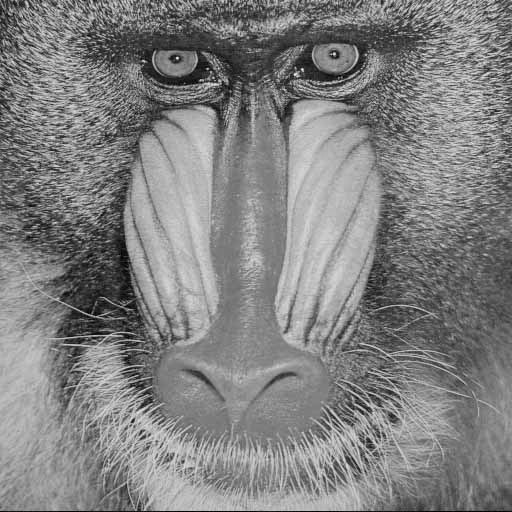
#> input picture Trabalho3/images/baboon.pgm, 512 x 512 px; its folder holds only this picture in this run
$ jupyter execute --allow-errors trabalho3.ipynb
#> lines starting #> are read from the running program, lines starting #| are printed output that depends on the picture
### Trabalho3/utils.py
import cv2
import numpy as np
import os
import glob
import matplotlib.pyplot as plt
from typing import Tuple


def get_fft_spectrum(
        img: np.array
) -> np.array:
    """
        Obtem o espectro de Fourier centralizado de uma imagem.
        Parâmetros de entrada:
            - image: imagem monocromética ou colorida
        Saídas da função:
            - img: imagem original
            - mag_fft_log: Magnitude do espectro de Fourier
            em escala logarítmica.
            - mag_fft_cent_log: Magnitude do espectro de Fourier
            em escala logarítmica.
            centrada (baixas frequências no centro)
    """

    # convertendo imagens coloridas para escala de cinza
    # Suficiente para identificar estruturas na imagem
    gray_img = cv2.cvtColor(img, cv2.COLOR_BGR2GRAY)

    # Obtendo a dft complexa
    fft = cv2.dft(np.float32(gray_img), flags=cv2.DFT_COMPLEX_OUTPUT)

    # magnitude da fft
    mag_fft = np.sqrt(fft[:,:,0]**2 + fft[:,:,1]**2)

    # escala logarítmica (+1 evita log(0))
    mag_fft_log = np.log(mag_fft + 1)

    # Obtendo a fft centrada
    cent_fft = np.fft.fftshift(fft)

    # magnitude da fft centrada
    mag_fft_cent = np.sqrt(cent_fft[:,:,0]**2 + cent_fft[:,:,1]**2)

    # escala logarítmica (+1 evita log(0))
    mag_fft_cent_log = np.log(mag_fft_cent + 1)


    return img, mag_fft_log, mag_fft_cent_log


# [53 lines left out: function get_fft_hann_spectrum, not called in this run]


def plot_spectrum(
        image: np.array,
        spectrum: np.array,
        cent_spectrum: np.array,
        title: str,
        output_path: str='./outputs',
        show_raw_spectrum: bool = False
) -> None:
    """
    Produz plots e salva os espectros de Fourier
        Parâmetros de entrada:
            - image: imagem monocromética ou colorida
            - spectrum: Magnitude do espectro de Fourier em escala
                loagaritmica
            - cent_spectrum: Magnitude do espectro de Fourier
            centrada (baixas frequências no centro)
            - title: título do plot
            - output_path: diretório para salvar os arquivos
            - show_raw_spectrum: mostra o espectro nâo centralizado
    """

    os.makedirs(output_path, exist_ok=True)

    if show_raw_spectrum:
        fig, axs = plt.subplots(1, 3, figsize=(15,5))
    else:
        fig, axs = plt.subplots(1, 2, figsize=(10,5))

    axs[0].imshow(cv2.cvtColor(image, cv2.COLOR_BGR2RGB))
    axs[0].set_title(f'{title}')
    axs[0].axis(False)

    index = 1

    if show_raw_spectrum:
        axs[index].imshow(spectrum)
        axs[index].set_title(f'espectro {title}')
        axs[index].axis(False)

        index +=1

    axs[index].imshow(cent_spectrum)
    axs[index].set_title(f'espectro centralizado {title}')
    axs[index].axis(False)

    # Salva o espectro normalizado e em escala logarítmica
    # para melhor visualização
    cv2.imwrite(
        f'{output_path}/espectro_centralizado_{title}.png',
        (255 * cent_spectrum / cent_spectrum.max()).astype(np.uint8)
    )

    # Mostra os componentes da transformada de Fourier
    plt.tight_layout()
    plt.savefig(
        f'{output_path}/espectros_{title}.png',
        bbox_inches='tight',
        dpi=300
    )
    plt.show()


def get_spectrum_energy_histogram(
        spectrum: np.array,
        bins: int,
        exclude_ratio: int
) -> Tuple[np.array, np.array]:
    """
        Calcula o histograma de energia por ângulo com relação à origem,
        do espectro bidimensional gerado na transformada de Fourier
        (distribuição angular de energia).
        Parâmetros de entrada:
            - spectrum: espectro bidimencional centralizado
            - bins: número de bins do histograma
            - exclude_ratio: raio de exclusão para baixa frequência
        Saídas da função:
            - hist: Intensidades do histograma para cada bin
            - bin_centers: ângulos em radianos de cada bin
    """

    # Obtenção do ponto central da imagem (referência)
    xc, yc = spectrum.shape[1]//2, spectrum.shape[0]//2

    # Obtenção do indices de cada pixel do espectro
    rows, columns = np.indices(spectrum.shape)

    # Obtenção dos indices relativos ao ponto central (centrado no (0, 0))
    x = columns - xc
    y = rows - yc

    # Obtenção dos angulos de cada pixel com relação ao centro pela fórmula
    # angulo = arctg((y-0)/(x-0))
    # usa arctan2 para obter angulos de [-pi, pi], distinguindo o quadrante
    angles = np.arctan2(y, x)

    # Exclusão dos valores muito próximos ao centro (baixas frequências)
    # Distância euclidiana de cada ponto ao centro
    # Só considera os pixels de índices maiores que o raio definido
    dists = np.sqrt(x**2 + y**2)
    angles = angles[dists > exclude_ratio]
    spectrum = spectrum[dists > exclude_ratio]

    # Cálculo do histograma
    hist, bin_edges = np.histogram(
        angles,
        bins=bins,
        range=(-np.pi, np.pi),
        weights=spectrum
    )

    # Array central de cada bin
    # np.histogram retorna as bordas dos bins
    # Para encontrar o meio, basta obter os pontos médios
    bin_centers = (bin_edges[:-1] + bin_edges[1:]) / 2

    return hist, bin_centers


def get_dominant_angles(
        hist: np.array,
        bin_centers: np.array,
        threshold_ratio: int=0.9
) -> list:
    """
        Retorna os ângulos dominantes a partir do histograma
        de energia, que possuem máxima energia. identificam
        ângulos que a diferença para o valor máximo estejam
        dentro da tolerância.
        Parâmetros de entrada:
            - hist: histograma
            - bin_centers: valores dos bins
            - threshold_ratio: Percentual de tolerância da
            diferança ao máximo para considerar um pico como
            dominante. Padrão é 0.9, ou seja, os picos dominantes
            são aqueles que tem intensidade maior que 0.9 do
            valor máximo.
        Saídas da função:
            - angles: ângulos dominantes

    """
    threshold = threshold_ratio * hist.max()

    indices = np.where(hist >= threshold)[0]

    print('Picos:')
    print(hist[indices])

    return bin_centers[indices]


def plot_spectrum_energy_histogram(
    image: np.array,
    spectrum: np.array,
    bin_centers: np.array,
    hist: np.array,
    title: str,
    tolerance: int = 0.9,
    output_path: str = './outputs',
) -> None:
    """
        Mostra a imagem original, o histograma obtido e o espectro
        de Fourier, destacando as orientações dominantes.
        Parâmetros de entrada:
            - image: imagem original
            - spectrum: espectro de fourier da imagem
            - bin_centers: ângulos centrais de cada bin
            - hist: histograma de energia por ângulo
            - tolerance: Valor numérico de tolerância da
            diferança ao máximo para considerar um pico como
            dominante.
            - title: título do plot
            - output_path: diretório para salvar os arquivos
    """
    os.makedirs(output_path, exist_ok=True)

    fig, axs = plt.subplots(1, 3, figsize=(15,5))
    axs[0].imshow(cv2.cvtColor(image, cv2.COLOR_BGR2RGB))
    axs[0].set_title(title)
    axs[0].axis(False)

    axs[1].imshow(spectrum)
    axs[1].set_title(f'Espectro {title} (orientações dominantes)')
    axs[1].axis(False)

    dominant_angles = get_dominant_angles(hist, bin_centers, tolerance)

    # Mostra na imagem a reta associada a cada ângulo
    # O raio R pode ser definido arbitrariamente
    # Foi utilizada a metade distância do centro
    R = min(spectrum.shape)/2
    # centro do espectro
    xc, yc = spectrum.shape[1]//2, spectrum.shape[0]//2

    for angle in dominant_angles:
        # dado o ângulo, utiliza-se as equações para as coordenadas
        # x = R*cos(angle)
        # y = R*sen(angle)
        x = R*np.cos(angle)
        y = R*np.sin(angle)

        # coordenandas de 2 pontos da reta a ser desenhada
        x1, y1 = xc + x, yc + y
        x2, y2 = xc - x, yc - y

        # plot da reta
        axs[1].plot(
            [x1, x2],
            [y1, y2],
            color = 'cyan',
            linestyle='-',
            linewidth=2
        )

        axs[1].annotate(
            f'{np.degrees(angle):.2f}°',
            (x1 + 5, y1 + 5),
            color='cyan',
            fontsize=12
        )

    n_bins = len(list(bin_centers))

    axs[2].plot(list(range(n_bins)), hist)
    axs[2].set_title(f'histograma angular {title} {n_bins} bins')
    axs[2].set_xlabel('bin angular')
    axs[2].set_ylabel('energia')

    # Mostra os componentes da transformada de Fourier
    plt.tight_layout()
    plt.savefig(
        f'{output_path}/histograma_{title}_{n_bins}_bins.png',
        bbox_inches='tight',
        dpi=300
    )
    plt.show()


def translate_image(image: np.array, dx: int, dy: int) -> np.array:
    """
        Translada a imagem em x por um deslocamento dx e em y por dy.
        Utiliza BORDER_WRAP para um preenchimento circular.
        Parâmetros de entrada:
            - image: imagem original
            - dx: deslocamento no eixo x
            - dy: deslocamento no eixo y
        Saídas da função:
            - imagem transladada
    """

    h, w = image.shape[:2]

    # Matriz de translação
    M = np.float32([
        [1, 0, dx],
        [0, 1, dy]
    ])

    # Aplica a translação
    return cv2.warpAffine(
        image,
        M,
        (w,h),
        borderMode=cv2.BORDER_WRAP
    )


def rotate_image(image: np.array, angle: int) -> np.array:
    """
        Rotaciona a imagem em ângulo especificado.
        Utiliza BORDER_CONSTANT para preencher com pixel preto.
        Parâmetros de entrada:
            - image: imagem original
            - rotation_angle: ângulo de rotação
        Saídas da função:
            - imagem rotacionada
    """
    h, w = image.shape[:2]

    # Centro da imagem
    center = (w/2,h/2)

    # Matriz de rotação
    M = cv2.getRotationMatrix2D(
        center,
        angle,
        1.0
    )

    # Aplica a rotação
    return cv2.warpAffine(
        image,
        M,
        (w,h),
        borderMode=cv2.BORDER_CONSTANT
    )


def scale_image(image: np.array, factor: int) -> np.array:
    """
        Escala a imagem por um fator especificado.
        Utiliza BORDER_CONSTANT para preencher com pixel preto.
        Parâmetros de entrada:
            - image: imagem original
            - factor: fator de escala
        Saídas da função:
            - imagem escalada
    """
    h, w = image.shape[:2]

    # Centro da imagem
    center = (w/2,h/2)

    # Matriz de escala
    M = cv2.getRotationMatrix2D(
        center,
        0,
        factor
    )

    # Aplica a escala
    return cv2.warpAffine(
        image,
        M,
        (w,h),
        borderMode=cv2.BORDER_CONSTANT
    )


def plots(
    img: np.array,
    title: str,
    output_path: str = './outputs',
    save_img: bool = True
) -> None:
    """
        Encapsula todos os plots desenvolvidos.
        obtidos.
        Parâmetros de entrada:
            - img: imagem de entrada
            - title: título do plot
            - output_path: diretório para salvar os arquivos
    """


    img, _, fft_mag_cent = get_fft_spectrum(img)

    title = title.replace('.png', '').replace('.pgm', '')

    # salva o espectro transladado
    if save_img:
        cv2.imwrite(
            f'{output_path}/{title}.png',
            img
        )

    title = title.replace('_', ' ')

    plot_spectrum(
        image=img,
        spectrum=fft_mag_cent,
        cent_spectrum=fft_mag_cent,
        title = title,
        output_path=output_path
    )

    hist, bin_centers = get_spectrum_energy_histogram(
        spectrum = fft_mag_cent,
        bins = 36,
        exclude_ratio = 60,
    )

    plot_spectrum_energy_histogram(
        image=img,
        spectrum=fft_mag_cent,
        bin_centers=bin_centers,
        hist=hist,
        title = title,
        tolerance=0.99,
        output_path=output_path
    )

### Trabalho3/trabalho3.ipynb
# Trabalho 3 - MO443

1s/2026

Prof. Hélio Pedrini

Luís Antônio Almeida Lima Vieira
RA: 221045

[cell 1]
import glob
import os
from utils import (
    get_fft_spectrum,
    plot_spectrum,
    get_spectrum_energy_histogram,
    plot_spectrum_energy_histogram,
    translate_image,
    rotate_image,
    scale_image,
    plots
)
import cv2

## Visualização das imagens no domínio da frequência

- É possível perceber que para todas as imagens é necessário centralizar o espectro para as baixas frequências estarem presentes no centro da imagem (coordenada 0).

[cell 2]
for image_path in glob.glob('images/*'):
    img = cv2.imread(image_path)
#> img is the input picture: shape (512, 512, 3); min 0, max 248, mean 128.9

    img, fft_mag, fft_mag_cent = get_fft_spectrum(img)
#> in get_fft_spectrum, `mag_fft_log = np.log(mag_fft + 1)`:
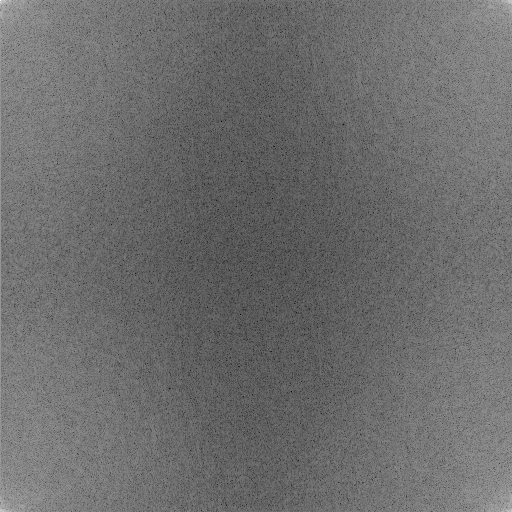
#> mag_fft_log: shape (512, 512) float32; min 2.14, max 17.34, mean 8.64; drawn with min black and max white
#> in get_fft_spectrum, `mag_fft_cent_log = np.log(mag_fft_cent + 1)`:
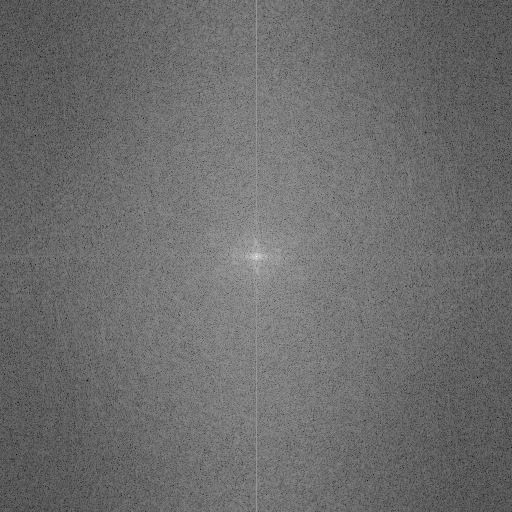
#> mag_fft_cent_log: shape (512, 512) float32; min 2.14, max 17.34, mean 8.64; drawn with min black and max white
    plot_spectrum(
        img,
        fft_mag,
        fft_mag_cent,
        title = f"{os.path.basename(image_path).replace('.png', '').replace('.pgm', '')}_centralização",
        output_path='./outputs',
        show_raw_spectrum = True
    )
#> in plot_spectrum, `plt.savefig( f'{output_path}/espectros_{title}.png', bbox_inches='tigh..`:
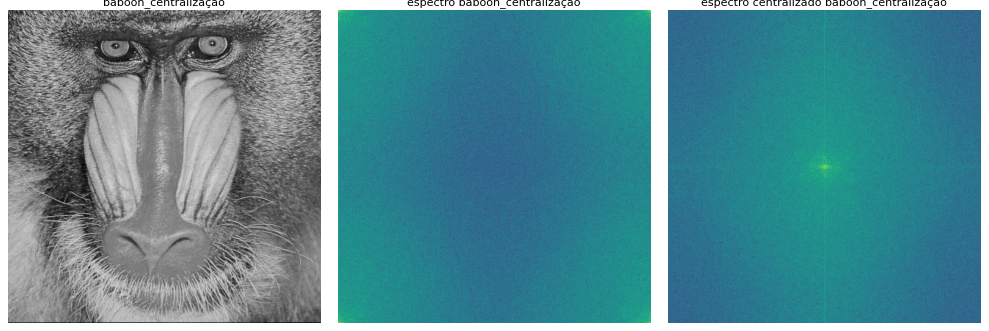
#> figure drawn by matplotlib, 3 panels

## Obtenção dos histogramas de energia por ângulo

- Teste de funcionamento prints das imagens de exemplo do relatório

[cell 3]
image_path = './images/exemplo1.png'

img = cv2.imread(image_path)

#> (the rest of this cell did not finish here and is left out)

[cell 4]
image_path = './images/exemplo2.png'

img = cv2.imread(image_path)

#> (the rest of this cell did not finish here and is left out)

- Testes com outros exemplos. Ao testar a entrada de imagens coloridas, não necessariamente o resultado do histograma é equivalente com a sua imagem .PGM já monocromática. Muito provavelmente pelas pequenas diferenças de conversão que são realçadas ao aplicar a escala logarítmica.

### Para 18 bins

[cell 5]
for image_path in glob.glob('images/*'):

    img = cv2.imread(image_path)

    img, _, fft_mag_cent = get_fft_spectrum(img)

    hist, bin_centers = get_spectrum_energy_histogram(
        spectrum = fft_mag_cent,
        bins = 18,
        exclude_ratio = 60
    )
#> in get_spectrum_energy_histogram, `angles = np.arctan2(y, x)`:
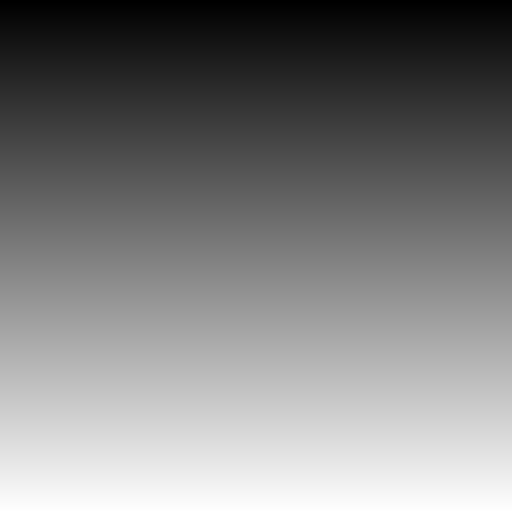
#> y: shape (512, 512) int64; min -256, max 255, mean -0.5; drawn with min black and max white
#> in get_spectrum_energy_histogram, `hist, bin_edges = np.histogram( angles, bins=bins, range=(-np.pi, np.p..`: hist = 18 values, max 152917.2 at index 6, min 95694.9 at index 8, mean 119340.4; bin_edges = 19 values from -3.14 to 3.14
#> in get_spectrum_energy_histogram, `bin_centers = (bin_edges[:-1] + bin_edges[1:]) / 2`: bin_centers = 18 values from -2.97 to 2.97
#> bin_centers = 18 values from -2.97 to 2.97

    plot_spectrum_energy_histogram(
        image=img,
        spectrum=fft_mag_cent,
        bin_centers=bin_centers,
        hist=hist,
        title = os.path.basename(image_path).replace('.png', '').replace('.pgm', ''),
        tolerance=0.99
)
#> in get_dominant_angles, `threshold = threshold_ratio * hist.max()`: threshold = 151388
#> in get_dominant_angles, `indices = np.where(hist >= threshold)[0]`: indices = [2, 6, 11, 15]
#| [152706.83 152917.22 151590.19 152405.55]
#> in plot_spectrum_energy_histogram, `dominant_angles = get_dominant_angles(hist, bin_centers, tolerance)`: dominant_angles = [-2.27, -0.873, 0.873, 2.27]
#> the loop in plot_spectrum_energy_histogram, `for angle in dominant_angles:` made 4 passes
#> (angle, x, y, x1, y1, x2, y2) on passes 1 to 4: (-2.27, -164.6, -196.1, 91.45, 59.89, 420.6, 452.1), (-0.873, 164.6, -196.1, 420.6, 59.89, 91.45, 452.1), (0.873, 164.6, 196.1, 420.6, 452.1, 91.45, 59.89), (2.27, -164.6, 196.1, 91.45, 452.1, 420.6, 59.89)
#> in plot_spectrum_energy_histogram, `n_bins = len(list(bin_centers))`: n_bins = 18
#> in plot_spectrum_energy_histogram, `plt.savefig( f'{output_path}/histograma_{title}_{n_bins}_bins.png', bb..`:
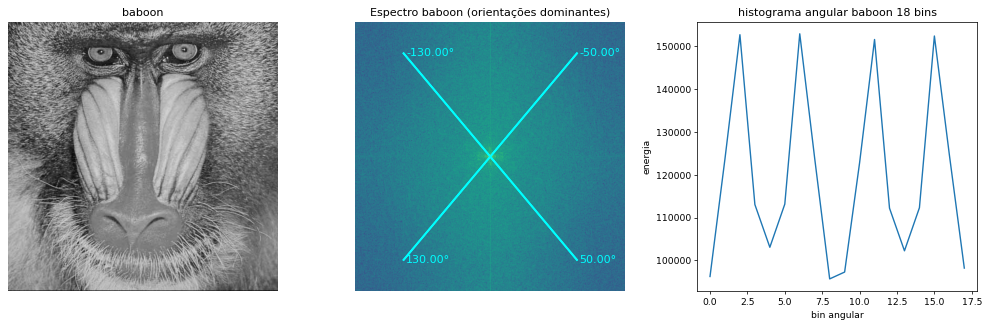
#> figure drawn by matplotlib, 3 panels; panel 3: curve peaks at x = 6, y = 152917.2

### Para 36 bins

[cell 6]
for image_path in glob.glob('images/*'):

    img = cv2.imread(image_path)

    img, _, fft_mag_cent = get_fft_spectrum(img)

    hist, bin_centers = get_spectrum_energy_histogram(
        spectrum = fft_mag_cent,
        bins = 36,
        exclude_ratio = 60
    )
#> call 2 of get_spectrum_energy_histogram, with bins = 36, exclude_ratio = 60
#> in get_spectrum_energy_histogram (call 2), `rows, columns = np.indices(spectrum.shape)`:
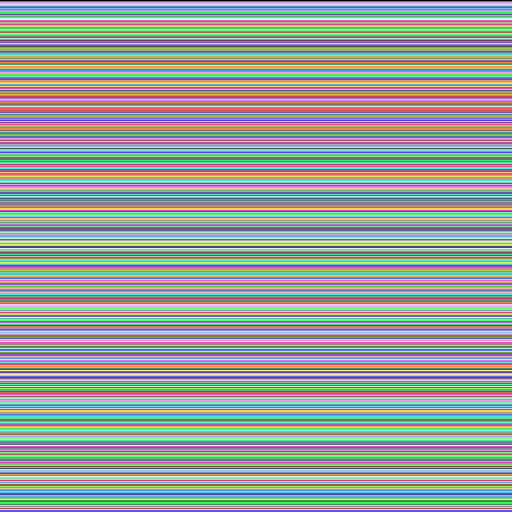
#> rows: shape (512, 512) int64; 512 distinct labels, from 0 to 511; one colour per label, 0 black
#> in get_spectrum_energy_histogram (call 2), `rows, columns = np.indices(spectrum.shape)`:
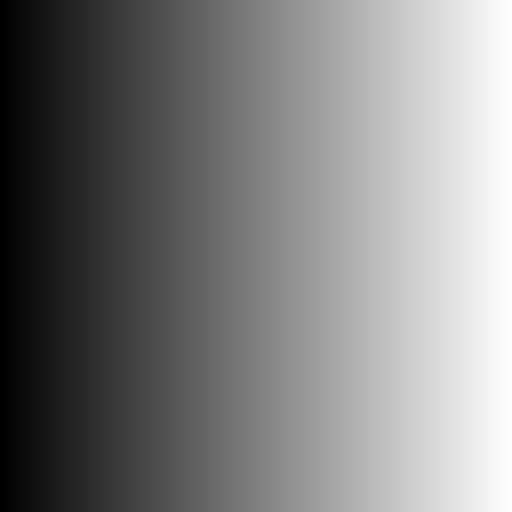
#> columns: shape (512, 512) int64; min 0, max 511, mean 255.5; drawn with min black and max white
#> in get_spectrum_energy_histogram (call 2), `angles = np.arctan2(y, x)`:
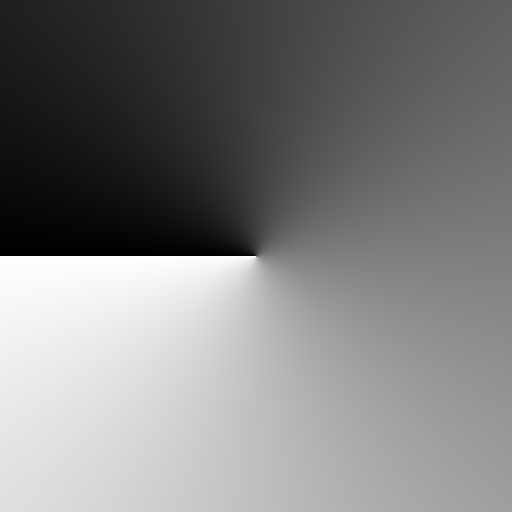
#> angles: shape (512, 512) float64; min -3.14, max 3.14, mean -3e-06; drawn with min black and max white
#> in get_spectrum_energy_histogram (call 2), `dists = np.sqrt(x**2 + y**2)`:
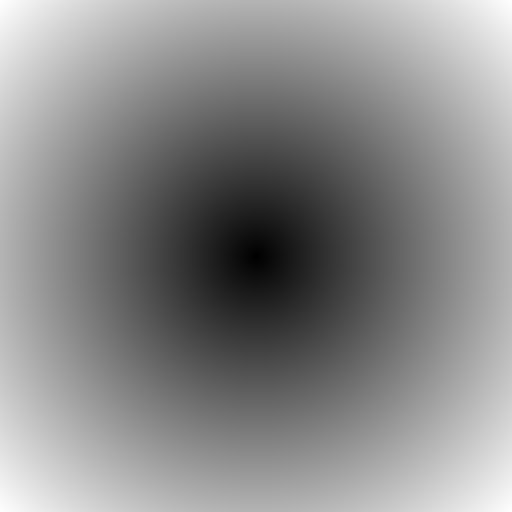
#> dists: shape (512, 512) float64; min 0, max 362, mean 195.9; drawn with min black and max white
#> in get_spectrum_energy_histogram (call 2), `hist, bin_edges = np.histogram( angles, bins=bins, range=(-np.pi, np.p..`: hist = 36 values, max 83057.8 at index 31, min 46032.9 at index 17, mean 59670.2; bin_edges = 37 values from -3.14 to 3.14
#> in get_spectrum_energy_histogram (call 2), `bin_centers = (bin_edges[:-1] + bin_edges[1:]) / 2`: bin_centers = 36 values from -3.05 to 3.05
#> (the rest of the program and of its run is left out)
